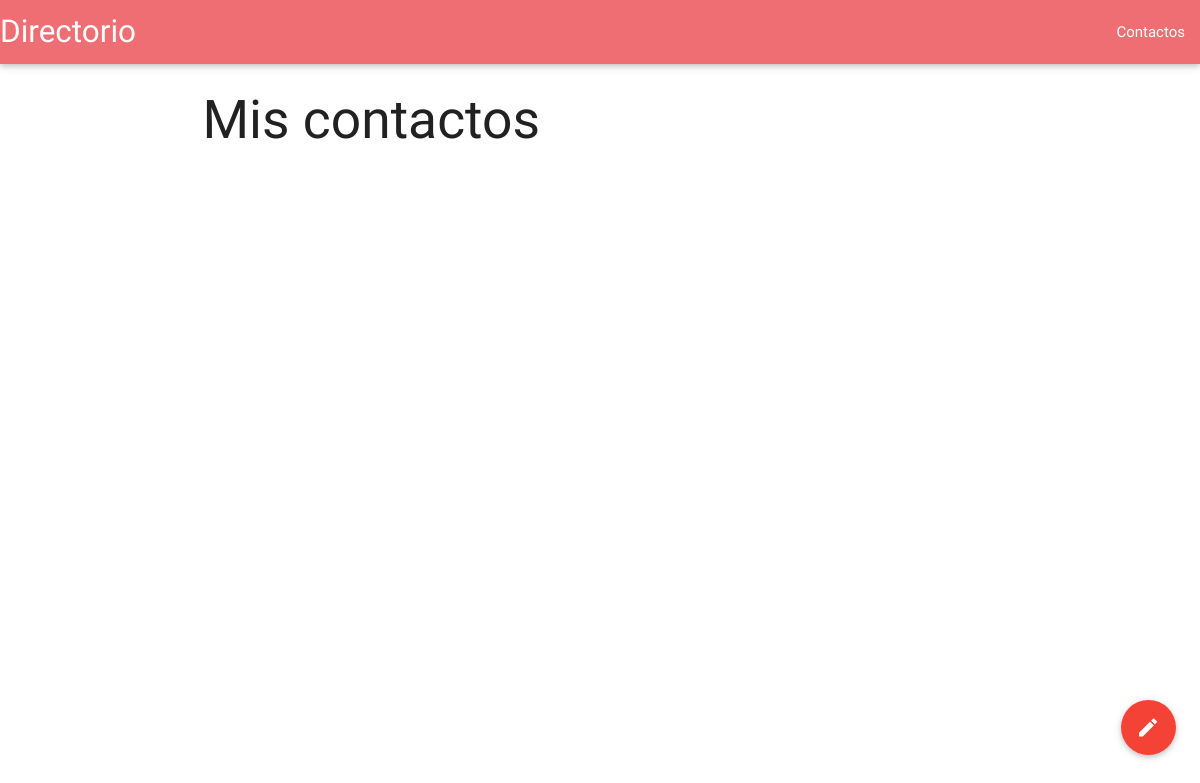
The app's page /address/contacts/show/ (signed in), older data.
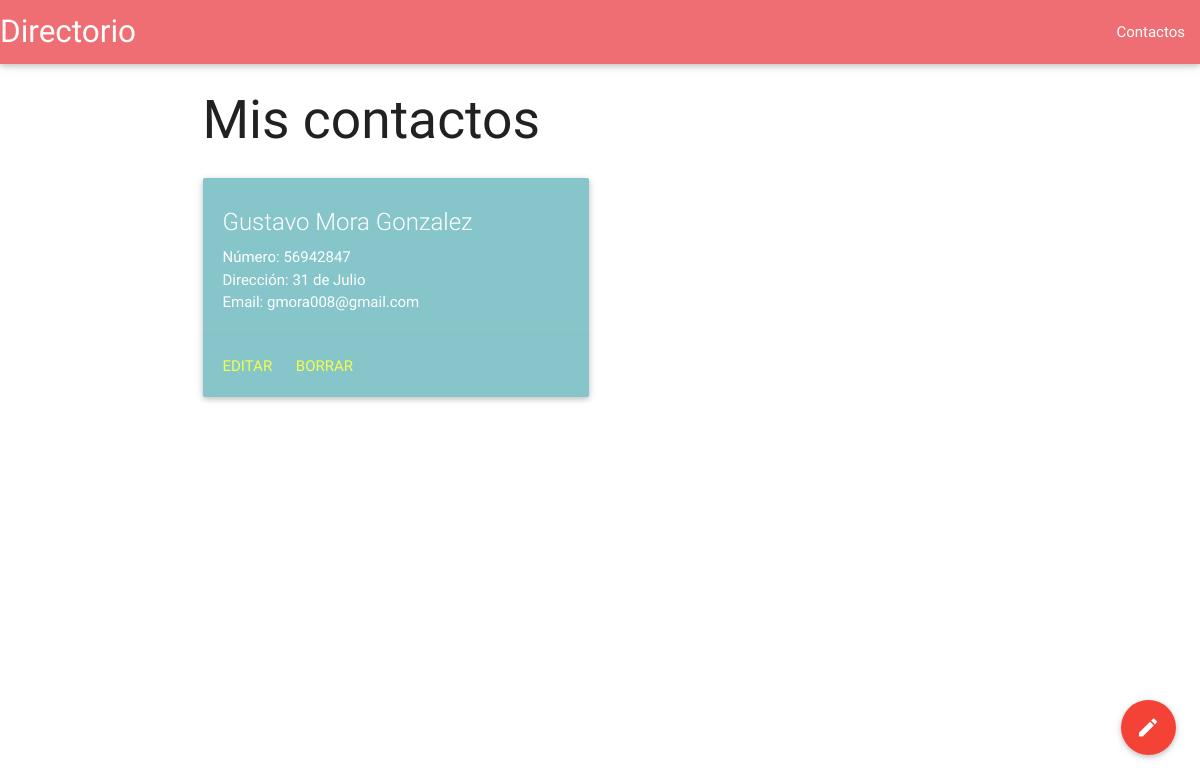
The same page, newer data.
### contacts/models.py (models this page shows)
class Contact(models.Model):
    name = models.CharField('Nombre', max_length=255)
    last_name = models.CharField('Apellidos', max_length=255, blank=True, null=True)
    address = models.CharField('Direccion', max_length=255, blank=True, null=True)
    email = models.EmailField('Correo', blank=True, null=True)
    type_number = models.IntegerField('Tipo', choices=choices.type_number)
    number = models.IntegerField('Numero')
    user = models.ForeignKey(User)
    def __unicode__(self): #__str__ python 3
        return self.name + ' ' + self.last_name

### contacts/views.py (the view)
def show_contacts(request):
    template_response = 'contacts/show_contacts.html'
    contacts = models.Contact.objects.filter(user=request.user)
    print contacts
    return render(request, template_response, {'contacts': contacts})

### templates/contacts/show_contacts.html
{% extends 'bases/base_user.html' %}
{% block content %}
  <h2>Mis contactos</h2>
  <div class="row">
    {% for contact in contacts %}
      <div class="col s12 m6">
        <div class="card blue-grey darken-1" style="background: #86C5CA!important">
          <div class="card-content white-text">
            <span class="card-title">{{contact.name}} {{contact.last_name}}</span>
            <p>Número: {{contact.number}}</p>
            <p>Dirección: {{contact.address}}</p>
            <p>Email: {{contact.email}}</p>
          </div>
          <div class="card-action">
            <a href="{% url 'contacts:edit_contact' contact.pk %}" style="color: #F4FF4B">Editar</a>
            <a href="{% url 'contacts:delete_contact' contact.pk %}" style="color: #F4FF4B">Borrar</a>
          </div>
        </div>
      </div>
      {% endfor %}
      <div class="fixed-action-btn" style="bottom: 45px; right: 24px;">
         <a href="{% url 'contacts:new_contact' %}" class="btn-floating btn-large red">
         <i class="large mdi-editor-mode-edit"></i>
         </a>
     </div>
    </div>
{% endblock %}

Row changes from the older to the newer data that the page shows:
added Contact: name "Gustavo", last_name "Mora Gonzalez", number "56942847", address "31 de Julio", email "gmora008@gmail.com"
